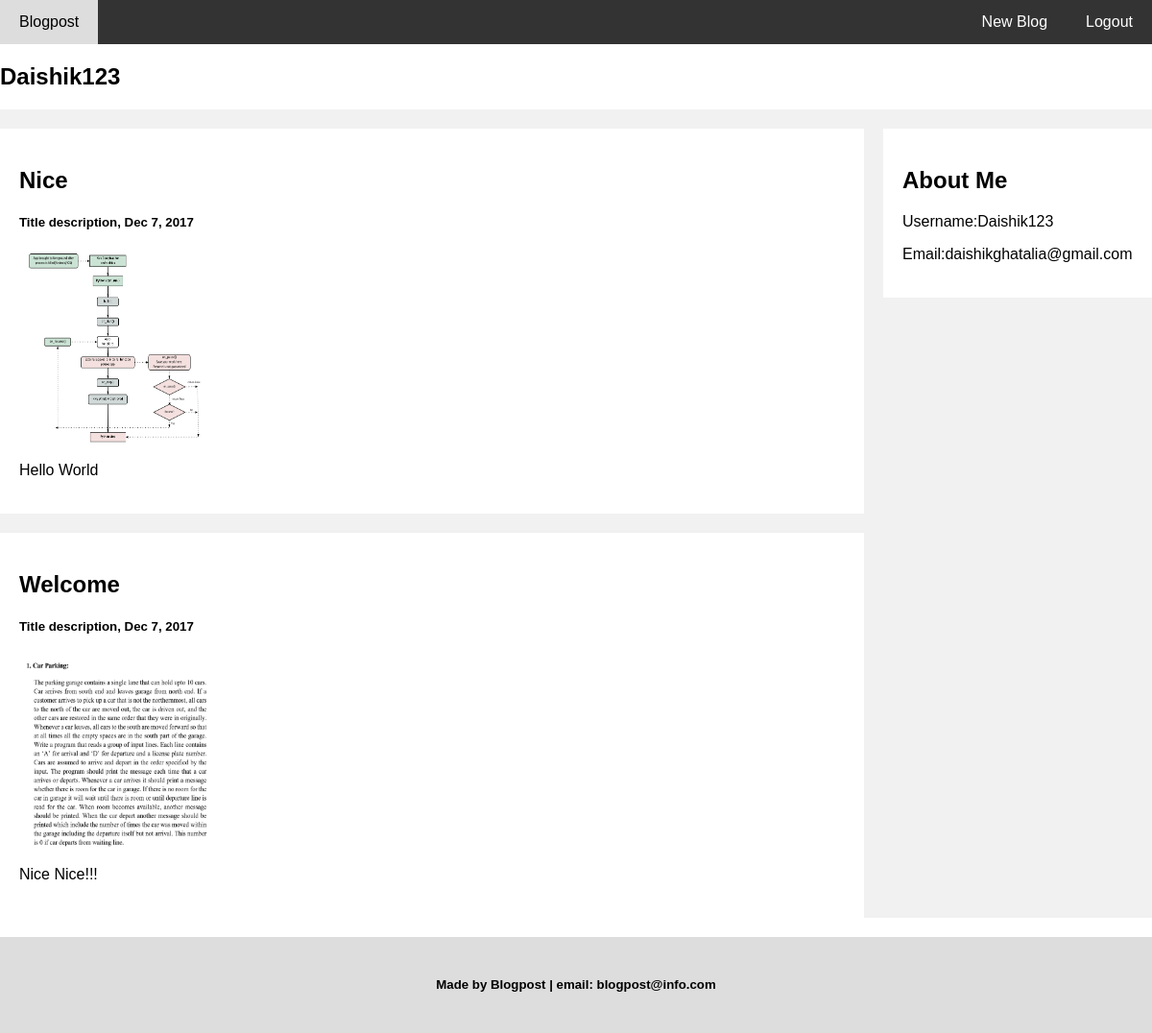
/blog.php (signed in), run on the app's committed database.
### tables this page shows
CREATE TABLE `img_vid` (
  `Id` int(255) NOT NULL,
  `Title1` text NOT NULL,
  `Vide1` varchar(255) NOT NULL,
  `Img1` varchar(255) NOT NULL,
  `location` varchar(255) NOT NULL,
  `Text15` longtext NOT NULL,
  `username` varchar(255) NOT NULL
);

### blog.php (the view, shortened to what this page needs)
<?php
include("config.php");
$uname = $_SESSION["username"];
?>
<!DOCTYPE html>
<html>
  <head>
    <link rel="stylesheet" type="text/css" href="css/home.css">
    <link rel="stylesheet" type="text/css" href="css/blog.css">
  </head>
  <body>
    <div class="navbar">
      <a href="home.php">Blogpost</a>
      <a href="logout.php" class="right">Logout</a>
      <a href="new.php" class="right">New Blog</a>
    </div>
    <div>
      <?php
      echo '<h2>'.$_SESSION["username"].'</h2>'?>
    </div>
    <div class="row">
      <div class="leftcolumn">
          <?php
           $query = "SELECT * FROM `img_vid` where username ='".$uname."' ";
           $result = mysqli_query($conn, $query);
           while($row = mysqli_fetch_array($result))
           {
              echo '<div class="card"> ';
                echo'<h2>'.$row['Title1'].'</h2>';
                echo'<h5>Title description, Dec 7, 2017</h5>';
                if ($row['Img1'] != "") {
                       echo '<img src="images1/'.$row['Img1'].'" height="200" width="200"   class="img-thumnail"/>';
                         echo '<p>'.$row['Text15'].'</p>';
                     }
              echo'</div>';
           }
         ?>
      </div>
      <div class="rightcolumn">
        <div class="card">
          <h2>About Me</h2>
         <?php
         echo '<p>Username:'.$_SESSION["username"].'</p>';
         echo '<p>Email:'.$_SESSION["Email"].'</p>'; ?>
        </div>
      </div>
    </div>
    <div class="footer">
        <h5>Made by Blogpost | email: blogpost@info.com </h5>
    </div>
  </body>
</html>

### css/home.css (style rules this page uses)
* { box-sizing: border-box; }
body { font-family: Arial, Helvetica, sans-serif; margin: 0; }
.navbar { overflow: hidden; background-color: #333; position: sticky; position: -webkit-sticky; top: 0; }
.navbar a { float: left; display: block; color: white; text-align: center; padding: 14px 20px; text-decoration: none; }
.navbar a.right { float: right; }
.row { display: -ms-flexbox; display: flex; -ms-flex-wrap: wrap; flex-wrap: wrap; }
.footer { padding: 20px; text-align: center; background: #ddd; }

### css/blog.css (style rules this page uses)
* { box-sizing: border-box; }
.leftcolumn { background-color: #f1f1f1; float: left; width: 75%; }
.rightcolumn { background-color: #f1f1f1; float: left; width: 25%; padding-left: 20px; }
.card { background-color: white; padding: 20px; margin-top: 20px; }
.row:after { content: ""; display: table; clear: both; }
.footer { padding: 20px; text-align: center; background: #ddd; margin-top: 20px; }

### data on the page
img_vid: Title1 "Nice", Img1 (picture), Text15 "Hello World"
img_vid: Title1 "Welcome", Img1 (picture), Text15 "Nice Nice!!!"

### other printed values
$_SESSION["username"] "Daishik123"
$_SESSION["Email"] "daishikghatalia@gmail.com"
